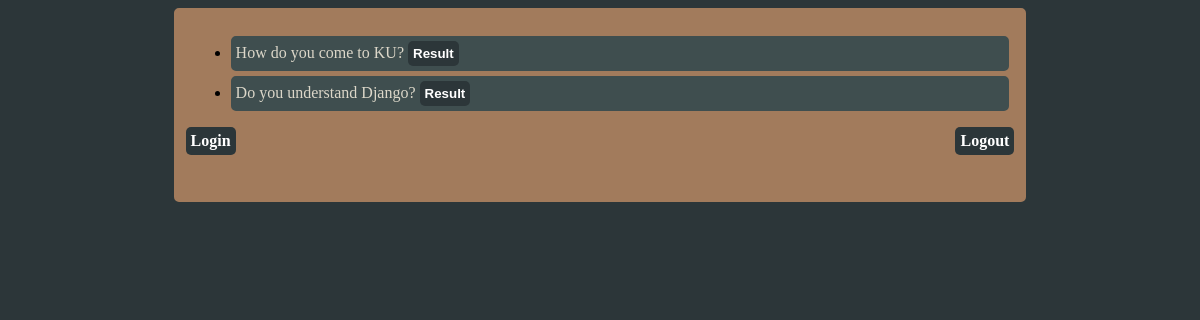
The page /polls/ on the database as committed earlier.
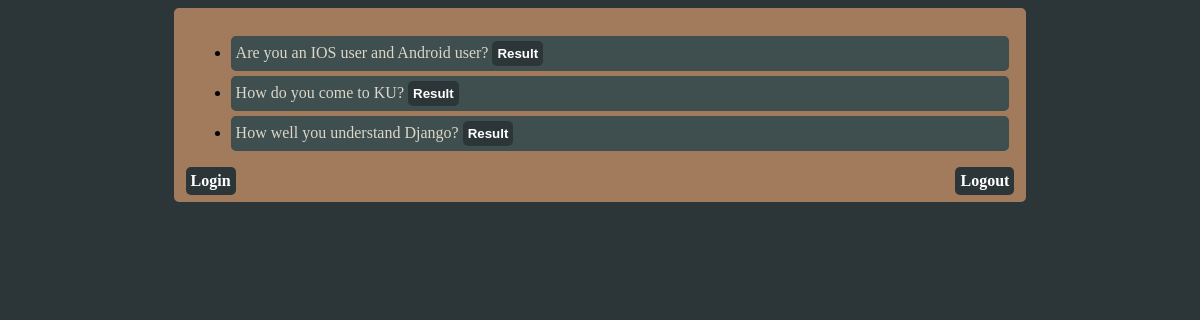
The same page on the database as committed later.
### polls/models.py (models this page shows, shortened)
class Question(models.Model):
    question_text = models.CharField(max_length=200)
    pub_date = models.DateTimeField('date published')
    end_date = models.DateTimeField('date to be ended', null=True, blank=True)

### polls/views.py (the view)
# urls.py: path('', views.IndexView.as_view(), name='index'),
class IndexView(generic.ListView):
    template_name = 'polls/index.html'
    context_object_name = 'latest_question_list'
    def get_queryset(self):
        return Question.objects.filter(pub_date__lte=timezone.now()).order_by('-pub_date')[:5]

### polls/templates/polls/index.html (shortened to what this page needs)
{% load static %}
<link rel="stylesheet" href="{% static 'polls/style.css' %}">
{% if latest_question_list %}
<div class="div_outer_layer" style="height: 170px;">
    <ul>
    {% for question in latest_question_list %}
        <li class="div_inner_layer"><a href="{% url 'polls:detail' question.id %}">{{ question.question_text }}</a>
            <a href="{% url 'polls:results' question.id %}"><input type="button" value="Result" class="input_button"></a> </li>
    {% endfor %}
    </ul>
    <a href="{% url 'login' %}" style="background-color:#2C3639; text-align: center; border-radius:5px; color:#fff; font-weight:600; border:none; padding: 5px; float: left;">Login</a>
    <a href="{% url 'logout' %}" style="background-color:#2C3639; text-align: center; border-radius:5px; color:#fff; font-weight:600; border:none; padding: 5px; float: right">Logout</a>
</div>
{% else %}
    <p>No polls are available.</p>
{% endif %}

### polls/static/polls/style.css (style rules this page uses)
li a { color: #DCD7C9; }
a { text-decoration:none; }
.input_button { background-color:#2C3639; border-radius:5px; color:#fff; font-weight:600; border:none; padding: 5px; }
.div_outer_layer { border: 2px solid #A27B5C; border-radius: 5px; background-color: #A27B5C; padding: 10px; width: 70%; margin-left: auto; margin-right: auto; }
.div_inner_layer { border: 5px solid #3F4E4F; border-radius: 5px; margin: 5px; background-color: #3F4E4F; }

Rows that differ between the two databases and show on the page:
added Question: question_text "Are you an IOS user and Android user?"
changed Question: question_text "Do you understand Django?" → "How well you understand Django?"
